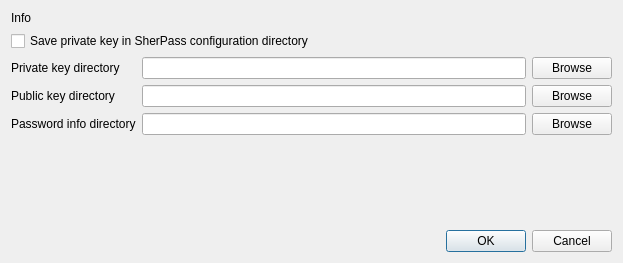
<?xml version="1.0" encoding="UTF-8"?>
<ui version="4.0">
 <class>DirectoriesDialog</class>
 <widget class="QDialog" name="DirectoriesDialog">
  <property name="geometry">
   <rect>
    <x>0</x>
    <y>0</y>
    <width>623</width>
    <height>263</height>
   </rect>
  </property>
  <property name="windowTitle">
   <string>Public key and password entry directories</string>
  </property>
  <layout class="QGridLayout" name="gridLayout_2">
   <item row="0" column="0">
    <layout class="QVBoxLayout" name="verticalLayout">
     <item>
      <widget class="QLabel" name="infoLabel">
       <property name="text">
        <string>Info</string>
       </property>
      </widget>
     </item>
     <item>
      <widget class="QCheckBox" name="defaultDirCheckbox">
       <property name="text">
        <string>Save private key in SherPass configuration directory</string>
       </property>
       <property name="checked">
        <bool>false</bool>
       </property>
      </widget>
     </item>
     <item>
      <layout class="QGridLayout" name="gridLayout">
       <item row="1" column="0">
        <widget class="QLabel" name="label_3">
         <property name="text">
          <string>Public key directory</string>
         </property>
        </widget>
       </item>
       <item row="1" column="1">
        <widget class="QLineEdit" name="pubkeyDirEdit"/>
       </item>
       <item row="1" column="2">
        <widget class="QPushButton" name="pubkeyBrowseButton">
         <property name="text">
          <string>Browse</string>
         </property>
        </widget>
       </item>
       <item row="2" column="0">
        <widget class="QLabel" name="label_4">
         <property name="text">
          <string>Password info directory</string>
         </property>
        </widget>
       </item>
       <item row="2" column="1">
        <widget class="QLineEdit" name="passDirEdit"/>
       </item>
       <item row="2" column="2">
        <widget class="QPushButton" name="passBrowseButton">
         <property name="text">
          <string>Browse</string>
         </property>
        </widget>
       </item>
       <item row="0" column="0">
        <widget class="QLabel" name="privkeyDirLabel">
         <property name="text">
          <string>Private key directory</string>
         </property>
        </widget>
       </item>
       <item row="0" column="1">
        <widget class="QLineEdit" name="privkeyDirEdit"/>
       </item>
       <item row="0" column="2">
        <widget class="QPushButton" name="privkeyBrowseButton">
         <property name="text">
          <string>Browse</string>
         </property>
        </widget>
       </item>
      </layout>
     </item>
     <item>
      <spacer name="verticalSpacer">
       <property name="orientation">
        <enum>Qt::Vertical</enum>
       </property>
       <property name="sizeHint" stdset="0">
        <size>
         <width>20</width>
         <height>38</height>
        </size>
       </property>
      </spacer>
     </item>
     <item>
      <layout class="QHBoxLayout" name="horizontalLayout">
       <item>
        <spacer name="horizontalSpacer">
         <property name="orientation">
          <enum>Qt::Horizontal</enum>
         </property>
         <property name="sizeHint" stdset="0">
          <size>
           <width>40</width>
           <height>20</height>
          </size>
         </property>
        </spacer>
       </item>
       <item>
        <widget class="QDialogButtonBox" name="buttonBox">
         <property name="standardButtons">
          <set>QDialogButtonBox::Cancel|QDialogButtonBox::Ok</set>
         </property>
        </widget>
       </item>
      </layout>
     </item>
    </layout>
   </item>
  </layout>
 </widget>
 <tabstops>
  <tabstop>defaultDirCheckbox</tabstop>
  <tabstop>privkeyDirEdit</tabstop>
  <tabstop>privkeyBrowseButton</tabstop>
  <tabstop>pubkeyDirEdit</tabstop>
  <tabstop>pubkeyBrowseButton</tabstop>
  <tabstop>passDirEdit</tabstop>
  <tabstop>passBrowseButton</tabstop>
 </tabstops>
 <resources/>
 <connections>
  <connection>
   <sender>buttonBox</sender>
   <signal>accepted()</signal>
   <receiver>DirectoriesDialog</receiver>
   <slot>accept()</slot>
   <hints>
    <hint type="sourcelabel">
     <x>463</x>
     <y>162</y>
    </hint>
    <hint type="destinationlabel">
     <x>311</x>
     <y>91</y>
    </hint>
   </hints>
  </connection>
  <connection>
   <sender>buttonBox</sender>
   <signal>rejected()</signal>
   <receiver>DirectoriesDialog</receiver>
   <slot>reject()</slot>
   <hints>
    <hint type="sourcelabel">
     <x>463</x>
     <y>162</y>
    </hint>
    <hint type="destinationlabel">
     <x>311</x>
     <y>91</y>
    </hint>
   </hints>
  </connection>
 </connections>
</ui>
